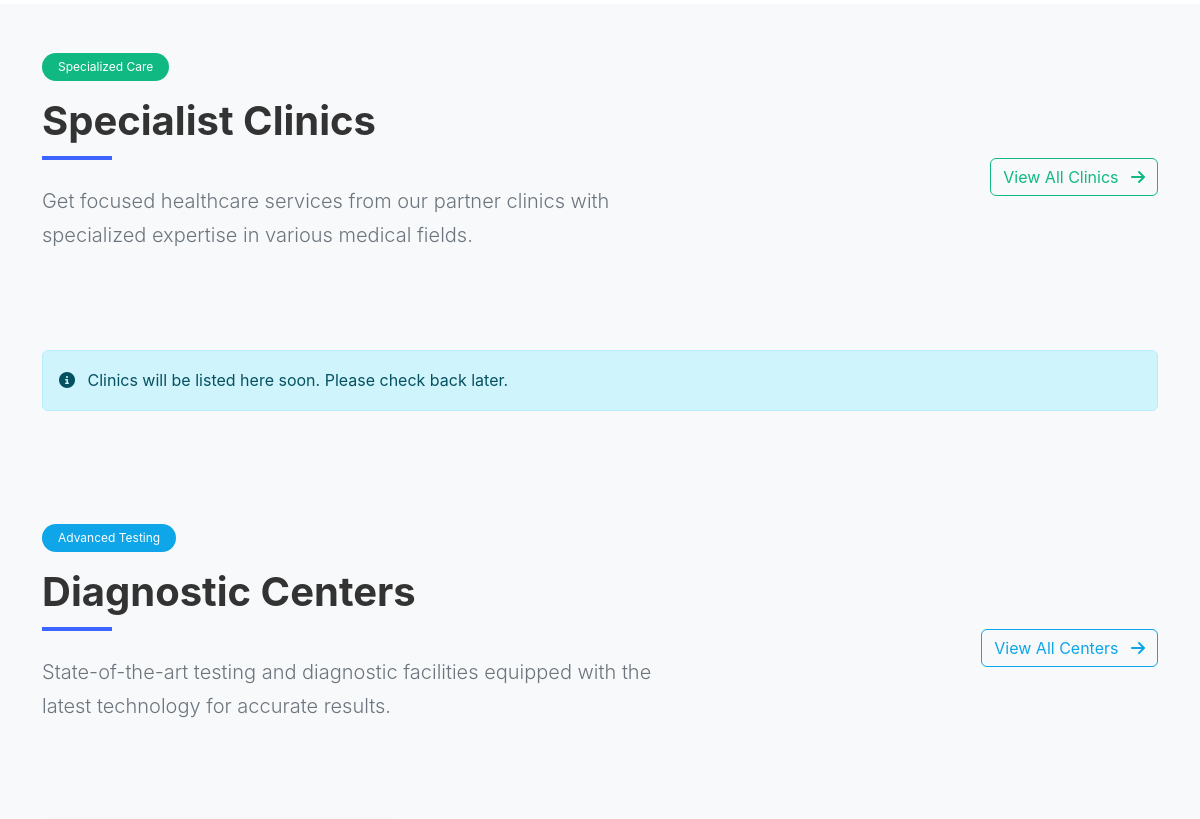
The app's page / (middle part), older data.
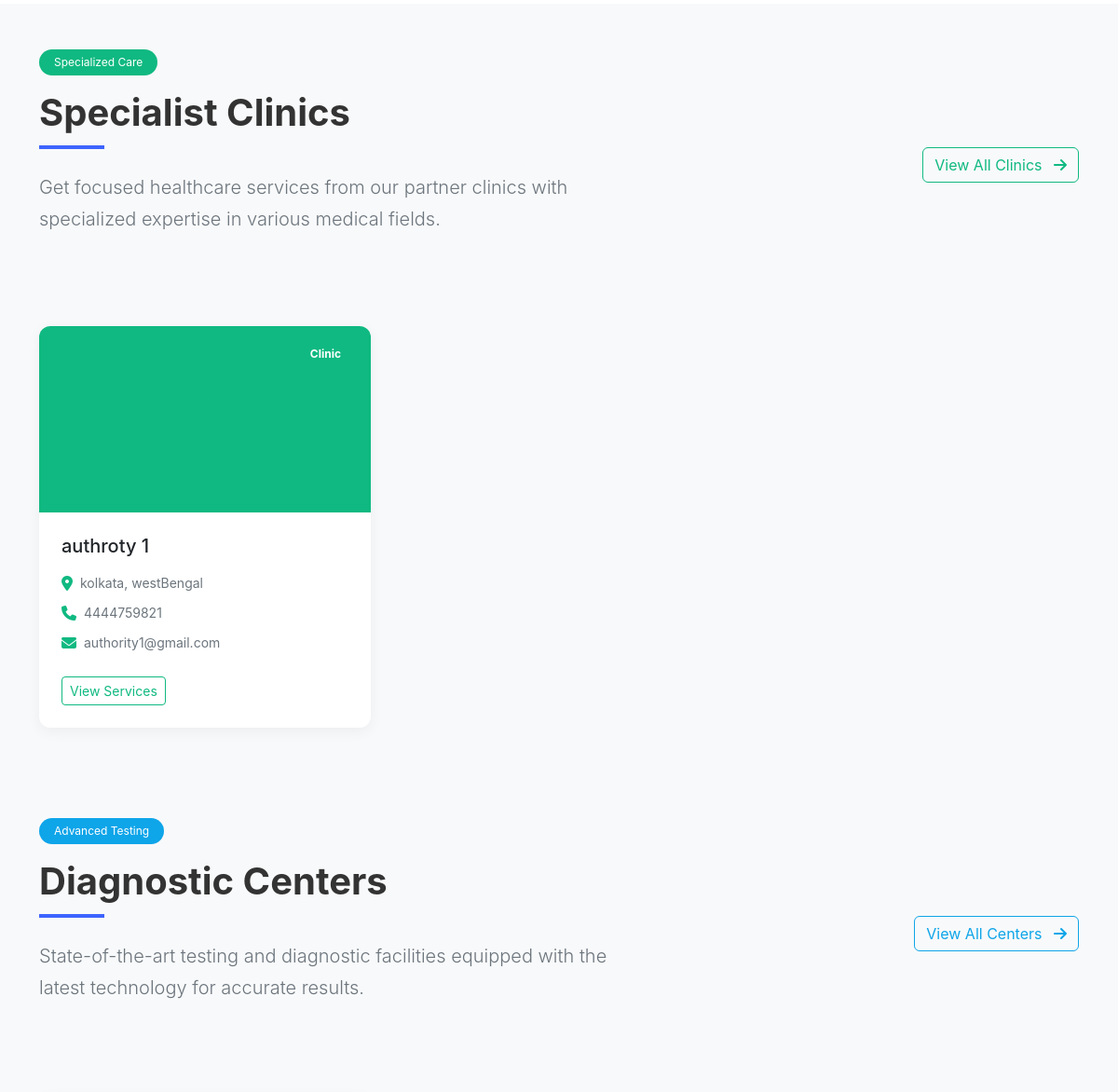
The same page, newer data.
### authorities/models.py (models this page shows, shortened)
class Authority(models.Model):
    AUTHORITY_TYPE_CHOICES = (
        ('HOSPITAL', 'Hospital'),
        ('CLINIC', 'Clinic'),
        ('DIAGNOSTIC', 'Diagnostic Center'),
    )
    user = models.OneToOneField(User, on_delete=models.CASCADE, related_name='authority_profile')
    name = models.CharField(max_length=255)
    authority_type = models.CharField(max_length=10, choices=AUTHORITY_TYPE_CHOICES)
    description = models.TextField()
    address = models.TextField()
    city = models.CharField(max_length=100)
    email = models.EmailField(blank=True, null=True)
    phone = models.CharField(max_length=15, blank=True, null=True)
    state = models.CharField(max_length=100)
    postal_code = models.CharField(max_length=10)
    latitude = models.FloatField(blank=True, null=True)
    longitude = models.FloatField(blank=True, null=True)
    logo = models.ImageField(upload_to='authority_logos/', blank=True, null=True)
    website = models.URLField(blank=True, null=True)
    established_date = models.DateField(blank=True, null=True)
    opening_time = models.TimeField(default='09:00', help_text="Opening time (24-hour format)")
    closing_time = models.TimeField(default='18:00', help_text="Closing time (24-hour format)")
    open_on_weekends = models.BooleanField(default=True, help_text="Check if open on weekends")
    is_verified = models.BooleanField(default=False)
    registration_number = models.CharField(max_length=50, blank=True, null=True)
    created_at = models.DateTimeField(auto_now_add=True)
    updated_at = models.DateTimeField(auto_now=True)
    class Meta:
        verbose_name = 'Authority'
        verbose_name_plural = 'Authorities'
        db_table = 'authorities'

### appointments/views.py (the view)
# urls.py: path('', homepage_view, name='home'),
def homepage_view(request):
    hospitals = Authority.objects.filter(authority_type='HOSPITAL', is_verified=True)
    clinics = Authority.objects.filter(authority_type='CLINIC', is_verified=True)
    diagnostic_centers = Authority.objects.filter(authority_type='DIAGNOSTIC', is_verified=True)
    doctors = Doctor.objects.filter(is_active=True)
    context = {
        'hospitals': hospitals,
        'clinics': clinics,
        'diagnostic_centers': diagnostic_centers,
        'doctors': doctors,
        'authorities_count': Authority.objects.count(),
        'doctors_count': Doctor.objects.count(),
        'users_count': 10000,  # replace with dynamic count if needed
        'appointments_count': 25000,  # replace with dynamic count if needed
        'blog_posts': [],  # or remove if no blog integration
    }
    return render(request, 'homepage.html', context)

### templates/homepage.html (shortened to what this page needs)
{% extends 'base.html' %}
{% load static %}
{% block content %}
<section class="hospitals-section py-5">
</section>
<section class="clinics-section py-5 bg-light">
  <div class="container">
    <div class="row mb-5">
      <div class="col-lg-7">
        <div class="section-header">
          <span class="badge bg-success rounded-pill px-3 py-2 mb-3 fw-normal">Specialized Care</span>
          <h2 class="mb-4">Specialist Clinics</h2>
          <p class="text-muted lead">Get focused healthcare services from our partner clinics with specialized expertise in various medical fields.</p>
        </div>
      </div>
      <div class="col-lg-5 text-end d-flex align-items-center justify-content-lg-end mt-4 mt-lg-0">
        <a href="{% url 'search' %}?type=authority&authority_type=CLINIC" class="btn btn-outline-success">
          View All Clinics <i class="fas fa-arrow-right ms-2"></i>
        </a>
      </div>
    </div>
    <div class="row g-4">
      {% for clinic in clinics %}
      <div class="col-md-4">
        <div class="authority-card h-100">
          <div class="position-relative">
            {% if clinic.logo %}
            <img src="{{ clinic.logo.url }}" class="authority-img" alt="{{ clinic.name }}">
            {% else %}
            <div class="bg-success bg-opacity-10 authority-icon-placeholder">
              <i class="fas fa-clinic-medical fa-4x text-success"></i>
            </div>
            {% endif %}
            <div class="badge bg-success position-absolute top-0 end-0 m-3 px-3 py-2">Clinic</div>
          </div>
          <div class="card-body p-4">
            <h3 class="h5 mb-3">
              <a href="{% url 'authority_detail' clinic.id %}" class="authority-name-link text-decoration-none text-dark">
                {{ clinic.name }}
              </a>
            </h3>
            <div class="mb-3">
              <p class="d-flex align-items-center mb-2">
                <i class="fas fa-map-marker-alt text-success me-2"></i>
                <span class="text-muted small">{{ clinic.city }}, {{ clinic.state }}</span>
              </p>
              {% if clinic.phone %}
              <p class="d-flex align-items-center mb-2">
                <i class="fas fa-phone text-success me-2"></i>
                <span class="text-muted small">{{ clinic.phone }}</span>
              </p>
              {% endif %}
              {% if clinic.email %}
              <p class="d-flex align-items-center mb-0">
                <i class="fas fa-envelope text-success me-2"></i>
                <span class="text-muted small">{{ clinic.email }}</span>
              </p>
              {% endif %}
            </div>
            <div class="d-flex justify-content-between mt-4">
              <a href="{% url 'authority_detail' clinic.id %}" class="btn btn-sm btn-outline-success">View Services</a>
            </div>
          </div>
        </div>
      </div>
      {% empty %}
      <div class="col-12">
        <div class="alert alert-info">
          <i class="fas fa-info-circle me-2"></i> Clinics will be listed here soon. Please check back later.
        </div>
      </div>
      {% endfor %}
    </div>
  </div>
</section>
<section class="diagnostic-section py-5 bg-light">
  <div class="container">
    <div class="row mb-5">
      <div class="col-lg-7">
        <div class="section-header">
          <span class="badge bg-info rounded-pill px-3 py-2 mb-3 fw-normal">Advanced Testing</span>
          <h2 class="mb-4">Diagnostic Centers</h2>
          <p class="text-muted lead">State-of-the-art testing and diagnostic facilities equipped with the latest technology for accurate results.</p>
        </div>
      </div>
      <div class="col-lg-5 text-end d-flex align-items-center justify-content-lg-end mt-4 mt-lg-0">
        <a href="{% url 'search' %}?type=authority&authority_type=DIAGNOSTIC" class="btn btn-outline-info">
          View All Centers <i class="fas fa-arrow-right ms-2"></i>
        </a>
      </div>
    </div>
    <div class="row g-4">
    </div>
  </div>
</section>
{% endblock %}

Row changes from the older to the newer data that the page shows:
added Authority: name "authroty 1", city "kolkata", state "westBengal", phone "4444759821", email "authority1@gmail.com"
Text that changed along with them:
text no longer shown: "Clinics will be listed here soon. Please check back later."
